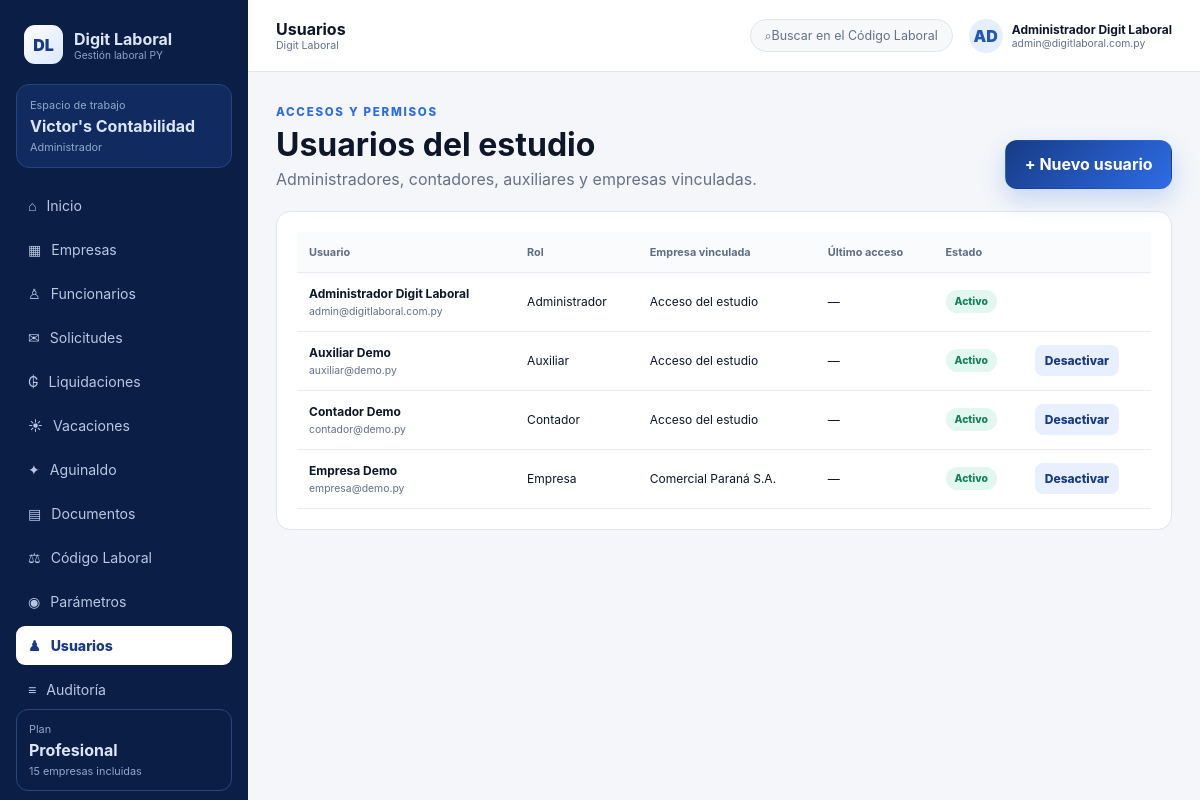
Screenshot of /app/users (signed in) with the database file from the repository.
### app/models.py (models this page shows)
class Studio(Base):
    __tablename__ = "studios"
    id: Mapped[int] = mapped_column(primary_key=True)
    name: Mapped[str] = mapped_column(String(180), unique=True)
    ruc: Mapped[str] = mapped_column(String(40), default="")
    phone: Mapped[str] = mapped_column(String(60), default="")
    plan_name: Mapped[str] = mapped_column(String(80), default="Profesional")
    company_limit: Mapped[int] = mapped_column(Integer, default=15)
    active: Mapped[bool] = mapped_column(Boolean, default=True)
    payment_status: Mapped[str] = mapped_column(String(30), default="Activo")
    next_payment_at: Mapped[Optional[date]] = mapped_column(Date, nullable=True)
    created_at: Mapped[datetime] = mapped_column(DateTime, default=lambda: datetime.now(UTC))
    users: Mapped[list["User"]] = relationship(back_populates="studio")
    companies: Mapped[list["Company"]] = relationship(back_populates="studio", cascade="all, delete-orphan")

class User(Base):
    __tablename__ = "users"
    id: Mapped[int] = mapped_column(primary_key=True)
    studio_id: Mapped[Optional[int]] = mapped_column(ForeignKey("studios.id"), nullable=True, index=True)
    company_id: Mapped[Optional[int]] = mapped_column(ForeignKey("companies.id"), nullable=True, index=True)
    full_name: Mapped[str] = mapped_column(String(160))
    email: Mapped[str] = mapped_column(String(180), unique=True, index=True)
    password_hash: Mapped[str] = mapped_column(String(300))
    role: Mapped[str] = mapped_column(String(40), default="auxiliar")
    active: Mapped[bool] = mapped_column(Boolean, default=True)
    must_change_password: Mapped[bool] = mapped_column(Boolean, default=True)
    last_login_at: Mapped[Optional[datetime]] = mapped_column(DateTime, nullable=True)
    created_at: Mapped[datetime] = mapped_column(DateTime, default=lambda: datetime.now(UTC))
    studio: Mapped[Optional[Studio]] = relationship(back_populates="users")
    company: Mapped[Optional["Company"]] = relationship(back_populates="users")

class Company(Base):
    __tablename__ = "companies"
    __table_args__ = (UniqueConstraint("studio_id", "ruc", name="uq_company_ruc_per_studio"),)
    id: Mapped[int] = mapped_column(primary_key=True)
    studio_id: Mapped[int] = mapped_column(ForeignKey("studios.id"), index=True)
    legal_name: Mapped[str] = mapped_column(String(200), index=True)
    trade_name: Mapped[str] = mapped_column(String(160), default="")
    ruc: Mapped[str] = mapped_column(String(40), index=True)
    city: Mapped[str] = mapped_column(String(100), default="Ciudad del Este")
    address: Mapped[str] = mapped_column(String(240), default="")
    phone: Mapped[str] = mapped_column(String(60), default="")
    email: Mapped[str] = mapped_column(String(180), default="")
    legal_representative: Mapped[str] = mapped_column(String(180), default="")
    ips_employer_number: Mapped[str] = mapped_column(String(80), default="")
    mtess_employer_number: Mapped[str] = mapped_column(String(80), default="")
    responsible_name: Mapped[str] = mapped_column(String(160), default="Sin asignar")
    status: Mapped[str] = mapped_column(String(30), default="Activa")
    notes: Mapped[str] = mapped_column(Text, default="")
    created_at: Mapped[datetime] = mapped_column(DateTime, default=lambda: datetime.now(UTC))
    studio: Mapped[Studio] = relationship(back_populates="companies")
    branches: Mapped[list["Branch"]] = relationship(back_populates="company", cascade="all, delete-orphan")
    employees: Mapped[list["Employee"]] = relationship(back_populates="company", cascade="all, delete-orphan")
    requests: Mapped[list["CompanyRequest"]] = relationship(back_populates="company", cascade="all, delete-orphan")
    users: Mapped[list[User]] = relationship(back_populates="company")
    payrolls: Mapped[list["Payroll"]] = relationship(back_populates="company", cascade="all, delete-orphan")
    documents: Mapped[list["Document"]] = relationship(back_populates="company", cascade="all, delete-orphan")

### app/main.py (the view)
@app.get("/app/users", response_class=HTMLResponse)
def users_page(request: Request, user: User = Depends(require_roles("administrador")), db: Session = Depends(get_db)):
    users = list(db.scalars(select(User).where(User.studio_id == user.studio_id).order_by(User.full_name)))
    companies = list(db.scalars(select(Company).where(Company.studio_id == user.studio_id).order_by(Company.legal_name)))
    return render(request, "users.html", db, user, users=users, companies=companies)

### app/templates/users.html (shortened to what this page needs)
{% extends "base.html" %}
{% block page_name %}Usuarios{% endblock %}
{% block content %}
<div class="page-header"><div><span class="eyebrow">ACCESOS Y PERMISOS</span><h1>Usuarios del estudio</h1><p>Administradores, contadores, auxiliares y empresas vinculadas.</p></div><button class="btn primary" type="button" data-modal-open="userModal">+ Nuevo usuario</button></div>
<section class="panel table-panel"><div class="table-wrap"><table><thead><tr><th>Usuario</th><th>Rol</th><th>Empresa vinculada</th><th>Último acceso</th><th>Estado</th><th></th></tr></thead><tbody>{% for item in users %}<tr><td><b>{{ item.full_name }}</b><small class="table-sub">{{ item.email }}</small></td><td>{{ item.role|capitalize }}</td><td>{{ item.company.legal_name if item.company else 'Acceso del estudio' }}</td><td>{{ item.last_login_at|fecha }}</td><td><span class="status-pill {{ 'activo' if item.active else 'inactivo' }}">{{ 'Activo' if item.active else 'Inactivo' }}</span></td><td>{% if item.id != user.id %}<form method="post" action="/app/users/{{ item.id }}/toggle"><button class="table-save" type="submit">{{ 'Desactivar' if item.active else 'Activar' }}</button></form>{% endif %}</td></tr>{% endfor %}</tbody></table></div></section>
{% endblock %}

### app/templates/base.html (shortened to what this page needs)
<!doctype html>
<html lang="es">
<head>
  <link rel="stylesheet" href="{{ url_for('static', path='app.css') }}">
</head>
<body class="{% if user %}app-body{% else %}public-body{% endif %}">
{% if user %}
  <aside class="sidebar" id="sidebar">
    <a class="brand" href="{{ '/admin' if user.role == 'superadmin' else '/app' }}">
      <span class="brand-mark">DL</span>
      <span><strong>Digit Laboral</strong><small>Gestión laboral PY</small></span>
    </a>
    <div class="workspace-card">
      <span>Espacio de trabajo</span>
      <strong>{% if user.role == 'superadmin' %}Administración general{% elif studio %}{{ studio.name }}{% else %}Empresa vinculada{% endif %}</strong>
      <small>{{ user.role|replace('superadmin','Administrador general')|capitalize }}</small>
    </div>
    <nav class="side-nav">
      {% if user.role == 'superadmin' %}
        <a class="{{ 'active' if active_path.startswith('/admin') else '' }}" href="/admin"><span>⌂</span>Administración</a>
      {% else %}
        <a class="{{ 'active' if active_path == '/app' else '' }}" href="/app"><span>⌂</span>Inicio</a>
        <a class="{{ 'active' if active_path.startswith('/app/companies') else '' }}" href="/app/companies"><span>▦</span>Empresas</a>
        <a class="{{ 'active' if active_path.startswith('/app/employees') else '' }}" href="/app/employees"><span>♙</span>Funcionarios</a>
        <a class="{{ 'active' if active_path.startswith('/app/requests') else '' }}" href="/app/requests"><span>✉</span>Solicitudes</a>
        <a class="{{ 'active' if active_path.startswith('/app/payrolls') else '' }}" href="/app/payrolls"><span>₲</span>Liquidaciones</a>
        <a class="{{ 'active' if active_path.startswith('/app/vacations') else '' }}" href="/app/vacations"><span>☀</span>Vacaciones</a>
        <a class="{{ 'active' if active_path.startswith('/app/aguinaldo') else '' }}" href="/app/aguinaldo"><span>✦</span>Aguinaldo</a>
        <a class="{{ 'active' if active_path.startswith('/app/documents') else '' }}" href="/app/documents"><span>▤</span>Documentos</a>
        <a class="{{ 'active' if active_path.startswith('/app/labor-code') else '' }}" href="/app/labor-code"><span>⚖</span>Código Laboral</a>
        <a class="{{ 'active' if active_path.startswith('/app/parameters') else '' }}" href="/app/parameters"><span>◉</span>Parámetros</a>
        {% if user.role == 'administrador' %}
          <a class="{{ 'active' if active_path.startswith('/app/users') else '' }}" href="/app/users"><span>♟</span>Usuarios</a>
          <a class="{{ 'active' if active_path.startswith('/app/audit') else '' }}" href="/app/audit"><span>≡</span>Auditoría</a>
        {% endif %}
      {% endif %}
    </nav>
    <div class="sidebar-bottom">
      {% if studio %}<div class="plan-box"><span>Plan</span><strong>{{ studio.plan_name }}</strong><small>{{ studio.company_limit }} empresas incluidas</small></div>{% endif %}
    </div>
  </aside>
  <div class="app-shell">
    <header class="topbar">
      <div class="topbar-title"><strong>{% block page_name %}Panel{% endblock %}</strong><small>Digit Laboral</small></div>
      <div class="top-actions">
        {% if user.role != 'superadmin' %}<a class="global-search" href="/app/labor-code"><span>⌕</span><span>Buscar en el Código Laboral</span></a>{% endif %}
        <div class="user-chip"><span class="avatar">{{ user.full_name[:2]|upper }}</span><span><b>{{ user.full_name }}</b><small>{{ user.email }}</small></span></div>
      </div>
    </header>
    <main class="main-content">{% block content %}{% endblock %}</main>
  </div>
{% else %}
  {% block public_content %}{% endblock %}
{% endif %}
</body>
</html>

### app/static/app.css (style rules this page uses)
:root { --navy:#0b1f48;--blue:#173b86;--bright:#2e6ce6;--sky:#eaf2ff;--ink:#0e1729;--muted:#647188;--line:#dfe5ee;--soft:#f5f7fa;--white:#fff;--green:#14a478;--orange:#f47c36;--violet:#6b43d6;--danger:#c43c3c;--shadow:0 16px 40px rgba(21,42,86,.10) }
* { box-sizing:border-box }
html { scroll-behavior:smooth }
body { margin:0;font-family:Inter,ui-sans-serif,system-ui,-apple-system,"Segoe UI",sans-serif;color:var(--ink);background:var(--soft) }
a { text-decoration:none;color:inherit }
button,input,select,textarea { font:inherit }
.btn { display:inline-flex;align-items:center;justify-content:center;gap:.5rem;border:1px solid transparent;border-radius:12px;padding:.82rem 1.15rem;font-weight:750;cursor:pointer }
.btn.primary { background:linear-gradient(135deg,var(--blue),var(--bright));color:#fff;box-shadow:0 10px 24px rgba(46,108,230,.24) }
.eyebrow { font-size:.72rem;letter-spacing:.15em;font-weight:850;color:var(--bright) }
.app-body { background:#f4f6f9 }
.sidebar { position:fixed;left:0;top:0;bottom:0;width:248px;background:#0b1e46;color:#dbe5f6;padding:20px 16px;display:flex;flex-direction:column;z-index:40 }
.brand { display:flex;align-items:center;gap:11px;padding:5px 8px 20px }
.brand-mark { width:39px;height:39px;border-radius:11px;background:linear-gradient(135deg,#fff,#d8e7ff);color:#173b86;display:grid;place-items:center;font-weight:900 }
.brand span:last-child { display:flex;flex-direction:column }
.brand small { color:#8da3c8;font-size:.64rem }
.workspace-card { background:#112b60;border:1px solid #24447e;border-radius:13px;padding:13px;margin-bottom:18px;display:grid;gap:4px }
.workspace-card span,.workspace-card small,.plan-box span,.plan-box small { font-size:.68rem;color:#91a7ca }
.side-nav { display:grid;gap:5px }
.side-nav a { padding:11px 12px;border-radius:9px;display:flex;gap:10px;align-items:center;font-size:.88rem;color:#b8c8e2 }
.side-nav a:hover,.side-nav a.active { background:#fff;color:#173b86;font-weight:800 }
.sidebar-bottom { margin-top:auto;display:grid;gap:12px }
.plan-box { border:1px solid #29477d;border-radius:12px;padding:12px;display:grid;gap:4px }
.app-shell { margin-left:248px;min-height:100vh }
.topbar { height:72px;background:#fff;border-bottom:1px solid var(--line);display:flex;align-items:center;justify-content:space-between;padding:0 28px;position:sticky;top:0;z-index:25 }
.topbar-title { display:flex;flex-direction:column }
.topbar-title small { color:var(--muted);font-size:.66rem }
.top-actions { display:flex;align-items:center;gap:16px }
.global-search { border:1px solid var(--line);background:#f7f8fa;border-radius:20px;padding:8px 14px;color:var(--muted);font-size:.78rem }
.user-chip { display:flex;align-items:center;gap:9px }
.user-chip>span:last-child { display:flex;flex-direction:column;font-size:.75rem }
.user-chip small { color:var(--muted);font-size:.65rem }
.avatar { width:34px;height:34px;border-radius:50%;background:#e6efff;color:#1f59bc;display:grid;place-items:center;font-weight:900 }
.main-content { padding:28px;max-width:1500px;margin:auto }
.panel { background:#fff;border:1px solid var(--line);border-radius:14px;padding:20px }
.status-pill { display:inline-flex;align-items:center;padding:5px 9px;border-radius:20px;font-size:.65rem;font-weight:800;background:#edf1f6;color:#526175 }
.status-pill.activa,.status-pill.activo,.status-pill.resuelta { background:#e1f7ef;color:#16805f }
.page-header { display:flex;align-items:flex-end;justify-content:space-between;margin-bottom:22px }
.page-header h1 { font-size:2rem;margin:.3rem 0 }
.page-header p { margin:0;color:var(--muted) }
.table-panel { margin-top:18px }
.table-wrap { overflow:auto }
table { width:100%;border-collapse:collapse;min-width:780px }
th,td { text-align:left;border-bottom:1px solid #e8ecf2;padding:13px 12px;font-size:.75rem }
th { color:#5e6d82;font-size:.68rem;background:#fafbfc }
.table-save { border:0;border-radius:8px;padding:8px 10px;background:#e8f0ff;color:#173b86;font-weight:800;cursor:pointer;white-space:nowrap }
.table-sub { display:block;color:var(--muted);font-size:.65rem;margin-top:4px }

### rows the page displays
Studio: name "Victor's Contabilidad", plan_name "Profesional", company_limit "15"
User: role "Administrador", full_name "AD", full_name "Administrador Digit Laboral", email "admin@digitlaboral.com.py", company "Acceso del estudio", last_login_at|fecha "—", active "Activo"
User: full_name "Auxiliar Demo", email "auxiliar@demo.py", role "Auxiliar", company "Acceso del estudio", last_login_at|fecha "—", active "Activo", active "Desactivar"
User: full_name "Contador Demo", email "contador@demo.py", role "Contador", company "Acceso del estudio", last_login_at|fecha "—", active "Activo", active "Desactivar"
User: full_name "Empresa Demo", email "empresa@demo.py", role "Empresa", company "Comercial Paraná S.A.", last_login_at|fecha "—", active "Activo", active "Desactivar"
